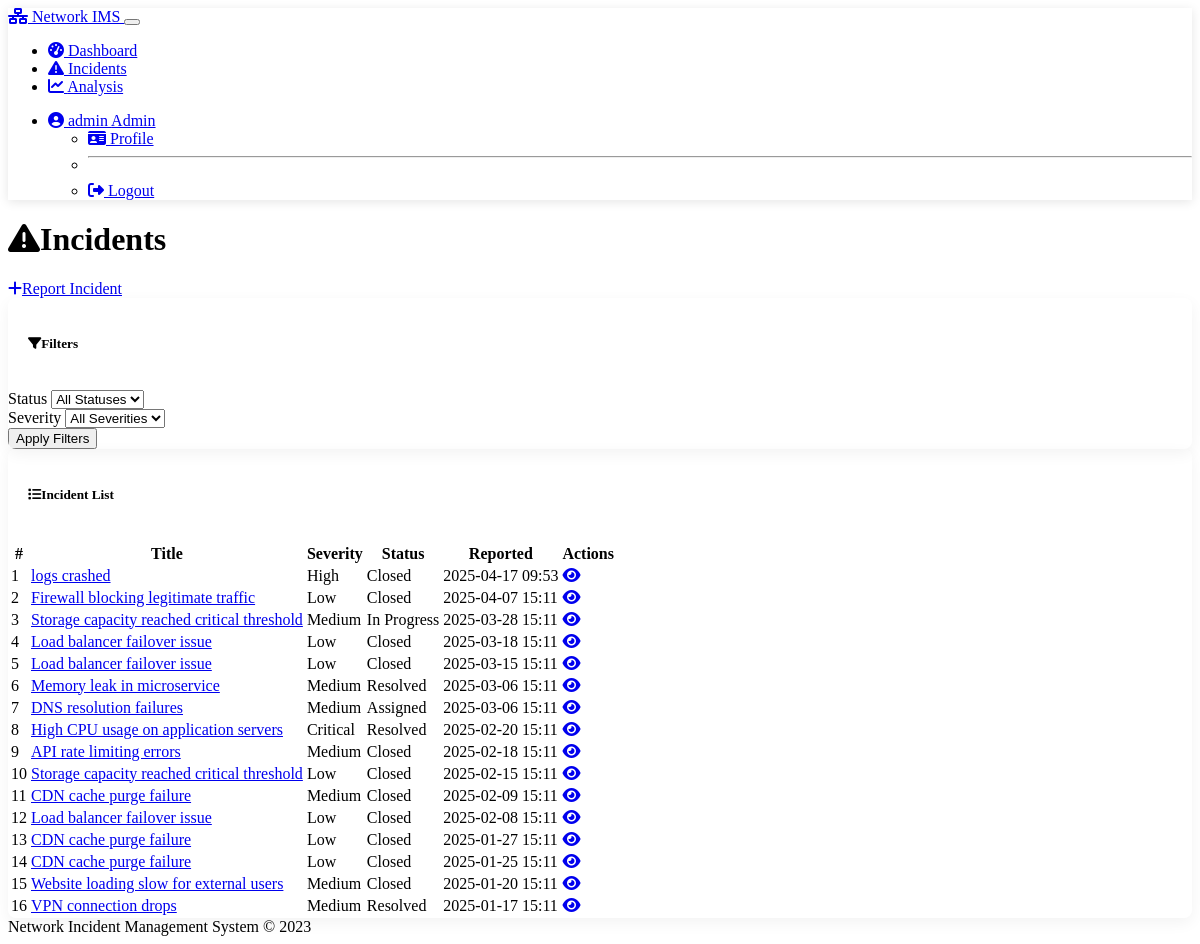
The page /incidents (signed in) on the database as committed earlier.
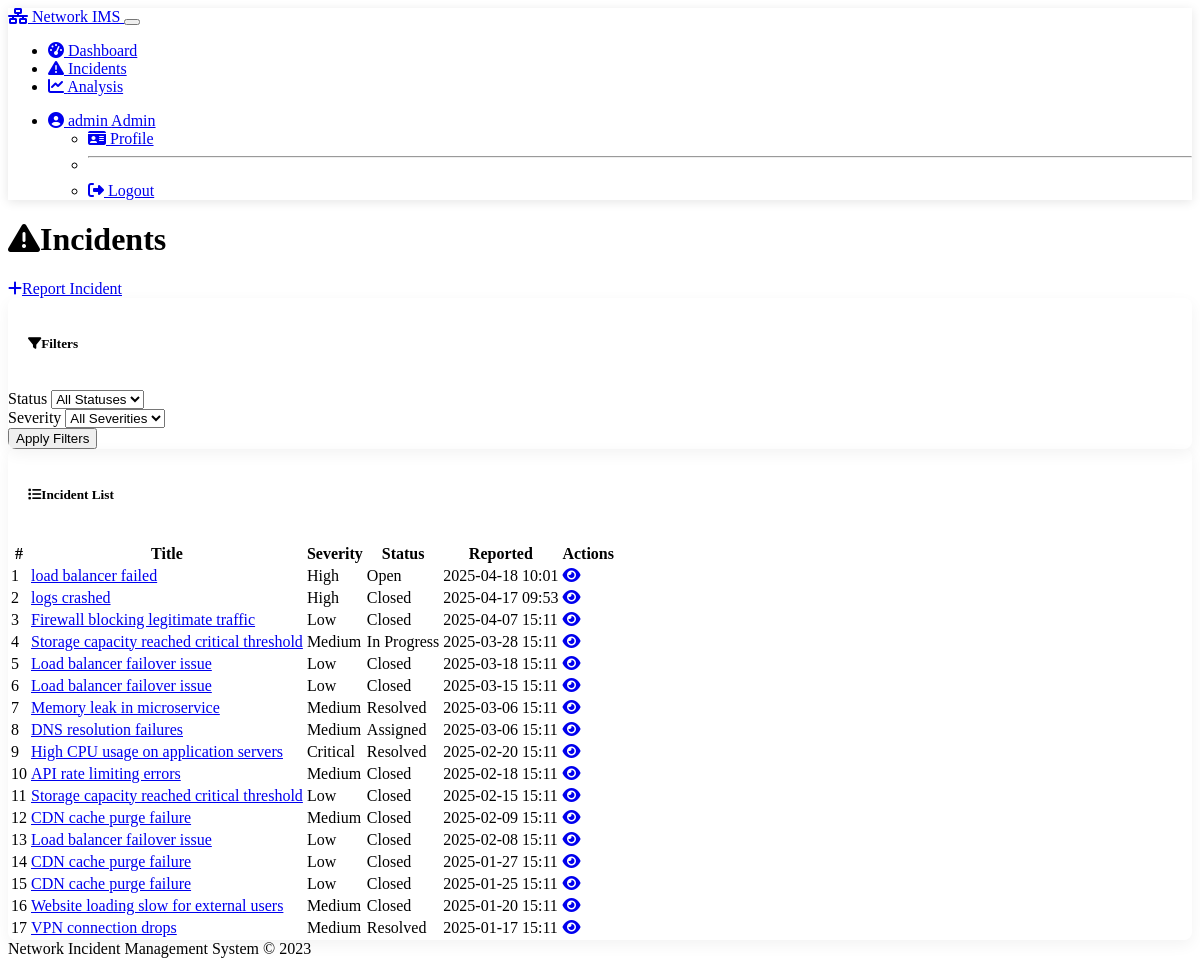
The same page on the database as committed later.
### models.py (models this page shows, shortened)
class Incident(db.Model):
    __tablename__ = 'incidents'
    id = db.Column(db.String(36), primary_key=True)
    title = db.Column(db.String(128), nullable=False)
    description = db.Column(db.Text)
    severity = db.Column(db.String(20), nullable=False)  # 'low', 'medium', 'high', 'critical'
    status = db.Column(db.String(20), default='open')  # 'open', 'assigned', 'in_progress', 'resolved', 'closed'
    reporter_id = db.Column(db.Integer, db.ForeignKey('users.id'), nullable=False)
    assignee_id = db.Column(db.Integer, db.ForeignKey('users.id'), nullable=True)
    team_id = db.Column(db.Integer, db.ForeignKey('teams.id'), nullable=True)
    created_at = db.Column(db.DateTime, default=func.now())
    updated_at = db.Column(db.DateTime, default=func.now(), onupdate=func.now())
    resolved_at = db.Column(db.DateTime, nullable=True)
    closed_at = db.Column(db.DateTime, nullable=True)
    updates = db.relationship('IncidentUpdate', backref='incident', cascade='all, delete-orphan')
    @staticmethod
    def get_all_incidents():
        return Incident.query.all()

### incident.py (the view)
@incident_bp.route('/incidents')
@login_required
def list_incidents():
    status_filter = request.args.get('status', 'all')
    severity_filter = request.args.get('severity', 'all')
    all_incidents = Incident.get_all_incidents()
    filtered_incidents = all_incidents
    if status_filter != 'all':
        filtered_incidents = [inc for inc in filtered_incidents if inc.status == status_filter]
    if severity_filter != 'all':
        filtered_incidents = [inc for inc in filtered_incidents if inc.severity == severity_filter]
    filtered_incidents = sorted(filtered_incidents, key=lambda x: x.created_at, reverse=True)
    return render_template(
        'incidents.html',
        incidents=filtered_incidents,
        status_filter=status_filter,
        severity_filter=severity_filter
    )

### templates/incidents.html (shortened to what the changed rows need)
{% extends 'base.html' %}
{% block content %}
<div class="row mb-4">
    <div class="col">
        <h1 class="display-5 mb-4">
            <i class="fas fa-exclamation-triangle me-2"></i>Incidents
        </h1>
    </div>
</div>
<div class="card">
    <div class="card-body p-0">
        <div class="table-responsive">
            <table class="table table-hover table-striped mb-0">
                <thead class="table-dark">
                    <tr>
                        <th>#</th>
                        <th>Title</th>
                        <th>Severity</th>
                        <th>Status</th>
                        <th>Reported</th>
                        <th>Actions</th>
                    </tr>
                </thead>
                <tbody>
                    {% if incidents %}
                        {% for incident in incidents %}
                            <tr>
                                <td>{{ loop.index }}</td>
                                <td>
                                    <a href="{{ url_for('incident.view_incident', incident_id=incident.id) }}" class="text-decoration-none">
                                        {{ incident.title }}
                                    </a>
                                </td>
                                <td>
                                    {% if incident.severity == 'critical' %}
                                        <span class="badge bg-danger">Critical</span>
                                    {% elif incident.severity == 'high' %}
                                        <span class="badge bg-warning text-dark">High</span>
                                    {% elif incident.severity == 'medium' %}
                                        <span class="badge bg-info">Medium</span>
                                    {% else %}
                                        <span class="badge bg-success">Low</span>
                                    {% endif %}
                                </td>
                                <td>
                                    {% if incident.status == 'open' %}
                                        <span class="badge bg-secondary">Open</span>
                                    {% elif incident.status == 'assigned' %}
                                        <span class="badge bg-primary">Assigned</span>
                                    {% elif incident.status == 'in_progress' %}
                                        <span class="badge bg-info">In Progress</span>
                                    {% elif incident.status == 'resolved' %}
                                        <span class="badge bg-success">Resolved</span>
                                    {% else %}
                                        <span class="badge bg-dark">Closed</span>
                                    {% endif %}
                                </td>
                                <td>{{ incident.created_at.strftime('%Y-%m-%d %H:%M') }}</td>
                                <td>
                                    <a href="{{ url_for('incident.view_incident', incident_id=incident.id) }}" class="btn btn-sm btn-primary">
                                        <i class="fas fa-eye"></i>
                                    </a>
                                </td>
                            </tr>
                        {% endfor %}
                    {% else %}
                        <tr>
                            <td colspan="6" class="text-center py-4">
                                <p class="mb-0 text-muted">No incidents found</p>
                            </td>
                        </tr>
                    {% endif %}
                </tbody>
            </table>
        </div>
    </div>
</div>
{% endblock %}

Rows that differ between the two databases and show on the page:
added Incident: title "load balancer failed", severity "High", status "Open", created_at "2025-04-18 10:01"
